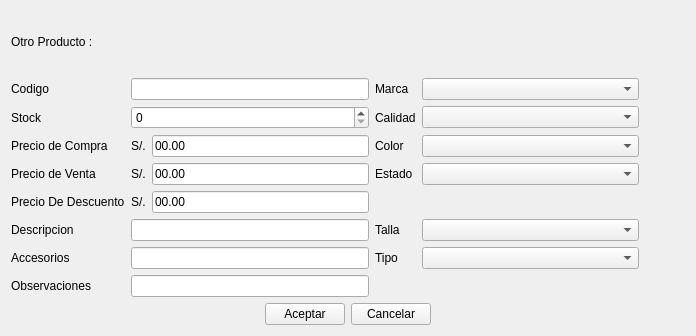
<?xml version="1.0" encoding="UTF-8"?>
<ui version="4.0">
 <class>ui_agregarOtros</class>
 <widget class="QWidget" name="ui_agregarOtros">
  <property name="geometry">
   <rect>
    <x>0</x>
    <y>0</y>
    <width>696</width>
    <height>336</height>
   </rect>
  </property>
  <property name="windowTitle">
   <string>Form</string>
  </property>
  <layout class="QGridLayout" name="gridLayout">
   <item row="0" column="0">
    <widget class="QLabel" name="label_tiulo">
     <property name="text">
      <string>Otro Producto :</string>
     </property>
    </widget>
   </item>
   <item row="1" column="0">
    <layout class="QGridLayout" name="gridLayout_4">
     <item row="6" column="4">
      <widget class="MyComboBox" name="comboBox_tipo"/>
     </item>
     <item row="6" column="3">
      <widget class="QLabel" name="label">
       <property name="text">
        <string>Tipo</string>
       </property>
      </widget>
     </item>
     <item row="0" column="5">
      <widget class="QPushButton" name="pushButton_xmarca">
       <property name="sizePolicy">
        <sizepolicy hsizetype="Fixed" vsizetype="Fixed">
         <horstretch>0</horstretch>
         <verstretch>0</verstretch>
        </sizepolicy>
       </property>
       <property name="text">
        <string/>
       </property>
       <property name="icon">
        <iconset resource="../Icons/Icons.qrc">
         <normaloff>:/Icons/1349716373_monotone_close_exit_delete_small.png</normaloff>:/Icons/1349716373_monotone_close_exit_delete_small.png</iconset>
       </property>
       <property name="autoDefault">
        <bool>false</bool>
       </property>
       <property name="flat">
        <bool>true</bool>
       </property>
      </widget>
     </item>
     <item row="0" column="0">
      <widget class="QLabel" name="label_14">
       <property name="text">
        <string>Codigo</string>
       </property>
      </widget>
     </item>
     <item row="0" column="1" colspan="2">
      <widget class="QLineEdit" name="lineEdit_codigo"/>
     </item>
     <item row="2" column="1">
      <widget class="QLabel" name="label_19">
       <property name="text">
        <string>S/.</string>
       </property>
      </widget>
     </item>
     <item row="3" column="1">
      <widget class="QLabel" name="label_20">
       <property name="text">
        <string>S/.</string>
       </property>
      </widget>
     </item>
     <item row="1" column="0">
      <widget class="QLabel" name="label_21">
       <property name="text">
        <string>Stock</string>
       </property>
      </widget>
     </item>
     <item row="4" column="0">
      <widget class="QLabel" name="label_22">
       <property name="text">
        <string>Precio De Descuento</string>
       </property>
      </widget>
     </item>
     <item row="2" column="0">
      <widget class="QLabel" name="label_23">
       <property name="text">
        <string>Precio de Compra</string>
       </property>
      </widget>
     </item>
     <item row="0" column="3">
      <widget class="QLabel" name="label_24">
       <property name="sizePolicy">
        <sizepolicy hsizetype="Preferred" vsizetype="Preferred">
         <horstretch>0</horstretch>
         <verstretch>0</verstretch>
        </sizepolicy>
       </property>
       <property name="text">
        <string>Marca</string>
       </property>
      </widget>
     </item>
     <item row="2" column="2">
      <widget class="QLineEdit" name="lineEdit_precioCompra">
       <property name="text">
        <string>00.00</string>
       </property>
      </widget>
     </item>
     <item row="4" column="2">
      <widget class="QLineEdit" name="lineEdit_precioDescuento">
       <property name="minimumSize">
        <size>
         <width>170</width>
         <height>0</height>
        </size>
       </property>
       <property name="text">
        <string>00.00</string>
       </property>
      </widget>
     </item>
     <item row="3" column="0">
      <widget class="QLabel" name="label_25">
       <property name="text">
        <string>Precio de Venta</string>
       </property>
      </widget>
     </item>
     <item row="7" column="0">
      <widget class="QLabel" name="label_26">
       <property name="text">
        <string>Observaciones</string>
       </property>
      </widget>
     </item>
     <item row="3" column="2">
      <widget class="QLineEdit" name="lineEdit_precioVenta">
       <property name="text">
        <string>00.00</string>
       </property>
      </widget>
     </item>
     <item row="1" column="1" colspan="2">
      <widget class="QSpinBox" name="spinBox_stock">
       <property name="maximum">
        <number>999999999</number>
       </property>
      </widget>
     </item>
     <item row="0" column="4">
      <widget class="MyComboBox" name="comboBox_marca">
       <property name="sizePolicy">
        <sizepolicy hsizetype="Expanding" vsizetype="Fixed">
         <horstretch>0</horstretch>
         <verstretch>0</verstretch>
        </sizepolicy>
       </property>
      </widget>
     </item>
     <item row="7" column="1" colspan="2">
      <widget class="QLineEdit" name="lineEdit_observaciones">
       <property name="readOnly">
        <bool>false</bool>
       </property>
      </widget>
     </item>
     <item row="4" column="1">
      <widget class="QLabel" name="label_31">
       <property name="text">
        <string>S/.</string>
       </property>
      </widget>
     </item>
     <item row="6" column="1" colspan="2">
      <widget class="QLineEdit" name="lineEdit_accesorios"/>
     </item>
     <item row="6" column="0">
      <widget class="QLabel" name="label_33">
       <property name="text">
        <string>Accesorios</string>
       </property>
      </widget>
     </item>
     <item row="5" column="0">
      <widget class="QLabel" name="label_34">
       <property name="text">
        <string>Descripcion</string>
       </property>
      </widget>
     </item>
     <item row="5" column="1" colspan="2">
      <widget class="QLineEdit" name="lineEdit_descripcion"/>
     </item>
     <item row="5" column="3">
      <widget class="QLabel" name="label_32">
       <property name="sizePolicy">
        <sizepolicy hsizetype="Preferred" vsizetype="Preferred">
         <horstretch>0</horstretch>
         <verstretch>0</verstretch>
        </sizepolicy>
       </property>
       <property name="text">
        <string>Talla</string>
       </property>
      </widget>
     </item>
     <item row="5" column="4">
      <widget class="MyComboBox" name="comboBox_talla">
       <property name="sizePolicy">
        <sizepolicy hsizetype="Expanding" vsizetype="Fixed">
         <horstretch>0</horstretch>
         <verstretch>0</verstretch>
        </sizepolicy>
       </property>
      </widget>
     </item>
     <item row="1" column="3">
      <widget class="QLabel" name="label_28">
       <property name="sizePolicy">
        <sizepolicy hsizetype="Preferred" vsizetype="Preferred">
         <horstretch>0</horstretch>
         <verstretch>0</verstretch>
        </sizepolicy>
       </property>
       <property name="text">
        <string>Calidad</string>
       </property>
      </widget>
     </item>
     <item row="2" column="3">
      <widget class="QLabel" name="label_29">
       <property name="sizePolicy">
        <sizepolicy hsizetype="Preferred" vsizetype="Preferred">
         <horstretch>0</horstretch>
         <verstretch>0</verstretch>
        </sizepolicy>
       </property>
       <property name="text">
        <string>Color</string>
       </property>
      </widget>
     </item>
     <item row="3" column="3">
      <widget class="QLabel" name="label_estado">
       <property name="text">
        <string>Estado</string>
       </property>
      </widget>
     </item>
     <item row="1" column="4">
      <widget class="MyComboBox" name="comboBox_calidad">
       <property name="sizePolicy">
        <sizepolicy hsizetype="Expanding" vsizetype="Fixed">
         <horstretch>0</horstretch>
         <verstretch>0</verstretch>
        </sizepolicy>
       </property>
      </widget>
     </item>
     <item row="2" column="4">
      <widget class="MyComboBox" name="comboBox_color">
       <property name="sizePolicy">
        <sizepolicy hsizetype="Expanding" vsizetype="Fixed">
         <horstretch>0</horstretch>
         <verstretch>0</verstretch>
        </sizepolicy>
       </property>
      </widget>
     </item>
     <item row="3" column="4">
      <widget class="MyComboBox" name="comboBox_estado"/>
     </item>
     <item row="1" column="5">
      <widget class="QPushButton" name="pushButton_xcalidad">
       <property name="sizePolicy">
        <sizepolicy hsizetype="Fixed" vsizetype="Fixed">
         <horstretch>0</horstretch>
         <verstretch>0</verstretch>
        </sizepolicy>
       </property>
       <property name="text">
        <string/>
       </property>
       <property name="icon">
        <iconset resource="../Icons/Icons.qrc">
         <normaloff>:/Icons/1349716373_monotone_close_exit_delete_small.png</normaloff>:/Icons/1349716373_monotone_close_exit_delete_small.png</iconset>
       </property>
       <property name="autoDefault">
        <bool>false</bool>
       </property>
       <property name="flat">
        <bool>true</bool>
       </property>
      </widget>
     </item>
     <item row="2" column="5">
      <widget class="QPushButton" name="pushButton_xcolor">
       <property name="sizePolicy">
        <sizepolicy hsizetype="Fixed" vsizetype="Fixed">
         <horstretch>0</horstretch>
         <verstretch>0</verstretch>
        </sizepolicy>
       </property>
       <property name="text">
        <string/>
       </property>
       <property name="icon">
        <iconset resource="../Icons/Icons.qrc">
         <normaloff>:/Icons/1349716373_monotone_close_exit_delete_small.png</normaloff>:/Icons/1349716373_monotone_close_exit_delete_small.png</iconset>
       </property>
       <property name="autoDefault">
        <bool>false</bool>
       </property>
       <property name="flat">
        <bool>true</bool>
       </property>
      </widget>
     </item>
     <item row="3" column="5">
      <widget class="QPushButton" name="pushButton_xestado">
       <property name="text">
        <string/>
       </property>
       <property name="icon">
        <iconset resource="../Icons/Icons.qrc">
         <normaloff>:/Icons/1349716373_monotone_close_exit_delete_small.png</normaloff>:/Icons/1349716373_monotone_close_exit_delete_small.png</iconset>
       </property>
       <property name="flat">
        <bool>true</bool>
       </property>
      </widget>
     </item>
     <item row="5" column="5">
      <widget class="QPushButton" name="pushButton_xtalla">
       <property name="sizePolicy">
        <sizepolicy hsizetype="Fixed" vsizetype="Fixed">
         <horstretch>0</horstretch>
         <verstretch>0</verstretch>
        </sizepolicy>
       </property>
       <property name="text">
        <string/>
       </property>
       <property name="icon">
        <iconset resource="../Icons/Icons.qrc">
         <normaloff>:/Icons/1349716373_monotone_close_exit_delete_small.png</normaloff>:/Icons/1349716373_monotone_close_exit_delete_small.png</iconset>
       </property>
       <property name="autoDefault">
        <bool>false</bool>
       </property>
       <property name="flat">
        <bool>true</bool>
       </property>
      </widget>
     </item>
     <item row="6" column="5">
      <widget class="QPushButton" name="pushButton_xtipo">
       <property name="sizePolicy">
        <sizepolicy hsizetype="Fixed" vsizetype="Fixed">
         <horstretch>0</horstretch>
         <verstretch>0</verstretch>
        </sizepolicy>
       </property>
       <property name="text">
        <string/>
       </property>
       <property name="icon">
        <iconset resource="../Icons/Icons.qrc">
         <normaloff>:/Icons/1349716373_monotone_close_exit_delete_small.png</normaloff>:/Icons/1349716373_monotone_close_exit_delete_small.png</iconset>
       </property>
       <property name="autoDefault">
        <bool>false</bool>
       </property>
       <property name="flat">
        <bool>true</bool>
       </property>
      </widget>
     </item>
    </layout>
   </item>
   <item row="2" column="0">
    <layout class="QHBoxLayout" name="horizontalLayout_3">
     <item>
      <spacer name="horizontalSpacer_3">
       <property name="orientation">
        <enum>Qt::Horizontal</enum>
       </property>
       <property name="sizeHint" stdset="0">
        <size>
         <width>40</width>
         <height>20</height>
        </size>
       </property>
      </spacer>
     </item>
     <item>
      <widget class="QPushButton" name="pushButton_agregar">
       <property name="text">
        <string>Aceptar</string>
       </property>
       <property name="shortcut">
        <string>Ctrl+G</string>
       </property>
      </widget>
     </item>
     <item>
      <widget class="QPushButton" name="pushButton_cancelar">
       <property name="text">
        <string>Cancelar</string>
       </property>
       <property name="shortcut">
        <string>Esc</string>
       </property>
      </widget>
     </item>
     <item>
      <spacer name="horizontalSpacer_4">
       <property name="orientation">
        <enum>Qt::Horizontal</enum>
       </property>
       <property name="sizeHint" stdset="0">
        <size>
         <width>40</width>
         <height>20</height>
        </size>
       </property>
      </spacer>
     </item>
    </layout>
   </item>
  </layout>
 </widget>
 <customwidgets>
  <customwidget>
   <class>MyComboBox</class>
   <extends>QComboBox</extends>
   <header location="global">mycombobox.h</header>
   <slots>
    <slot>Eliminar_Item()</slot>
   </slots>
  </customwidget>
 </customwidgets>
 <tabstops>
  <tabstop>lineEdit_codigo</tabstop>
  <tabstop>spinBox_stock</tabstop>
  <tabstop>lineEdit_precioCompra</tabstop>
  <tabstop>lineEdit_precioVenta</tabstop>
  <tabstop>lineEdit_precioDescuento</tabstop>
  <tabstop>lineEdit_descripcion</tabstop>
  <tabstop>lineEdit_accesorios</tabstop>
  <tabstop>lineEdit_observaciones</tabstop>
  <tabstop>comboBox_marca</tabstop>
  <tabstop>comboBox_calidad</tabstop>
  <tabstop>comboBox_color</tabstop>
  <tabstop>comboBox_estado</tabstop>
  <tabstop>comboBox_talla</tabstop>
  <tabstop>pushButton_agregar</tabstop>
  <tabstop>pushButton_cancelar</tabstop>
  <tabstop>pushButton_xmarca</tabstop>
  <tabstop>pushButton_xcalidad</tabstop>
  <tabstop>pushButton_xcolor</tabstop>
  <tabstop>pushButton_xestado</tabstop>
  <tabstop>pushButton_xtalla</tabstop>
 </tabstops>
 <resources>
  <include location="../Icons/Icons.qrc"/>
 </resources>
 <connections>
  <connection>
   <sender>pushButton_cancelar</sender>
   <signal>clicked()</signal>
   <receiver>ui_agregarOtros</receiver>
   <slot>close()</slot>
   <hints>
    <hint type="sourcelabel">
     <x>393</x>
     <y>312</y>
    </hint>
    <hint type="destinationlabel">
     <x>347</x>
     <y>167</y>
    </hint>
   </hints>
  </connection>
 </connections>
</ui>
